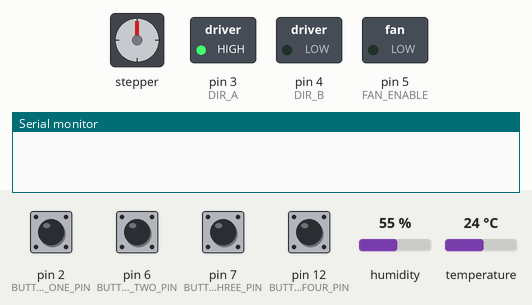
A sketch run on a simulated Arduino Uno, built with avr-gcc and run on an emulated ATmega328P. Parts: stepper motor, switched loads named in the sketch (green lamp = pin HIGH), the last lines printed to the serial monitor. The test bench sets the inputs (shaded band); at power-on: pin 2 (BUTTON_ONE_PIN), pin 6 (BUTTON_TWO_PIN), pin 7 (BUTTON_THREE_PIN), pin 12 (BUTTON_FOUR_PIN) LOW, temperature 24 °C, humidity 55 %. Stepper angles assume 2048 steps per turn.

Above: at 1.2 s.
1.3 s: pin 2 (BUTTON_ONE_PIN) pulled HIGH for 0.15 s
At 2.1 s:
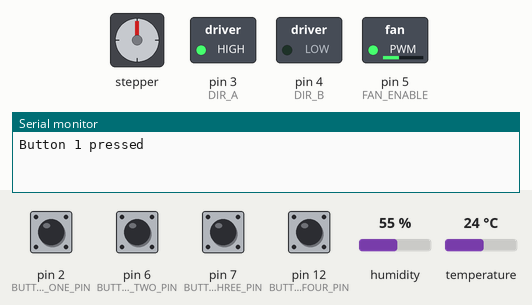
2.9 s: pin 6 (BUTTON_TWO_PIN) pulled HIGH for 0.15 s
At 4.02 s:
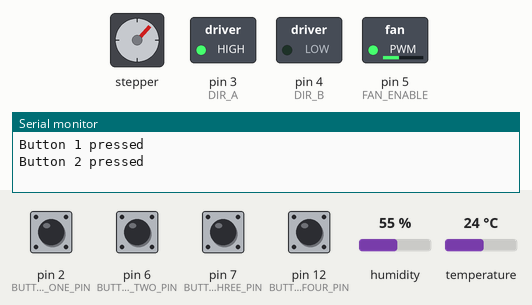
5.9 s: pin 12 (BUTTON_FOUR_PIN) pulled HIGH for 1 s
At 6.99 s:
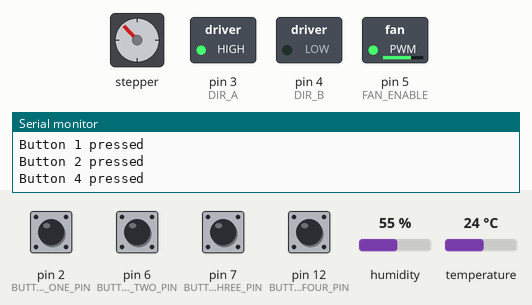
8.9 s: pin 7 (BUTTON_THREE_PIN) pulled HIGH for 1 s
At 9.55 s:
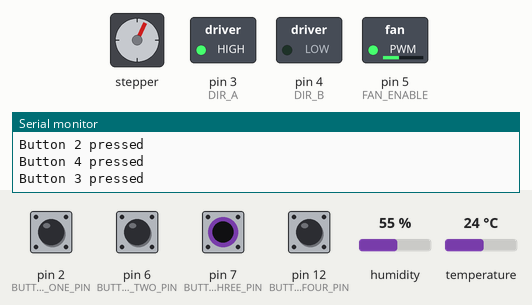
12.9 s: temperature set to 28 °C
At 14.01 s:
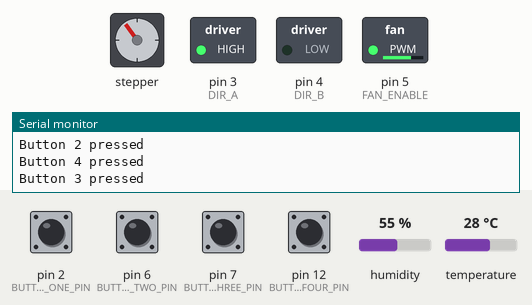
15.9 s: temperature set to 12 °C
At 17.41 s:
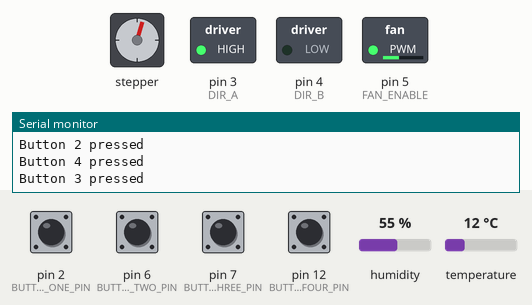
Timing chart, 0 to 19.9 s (numbered marks = the images above; inputs shaded):
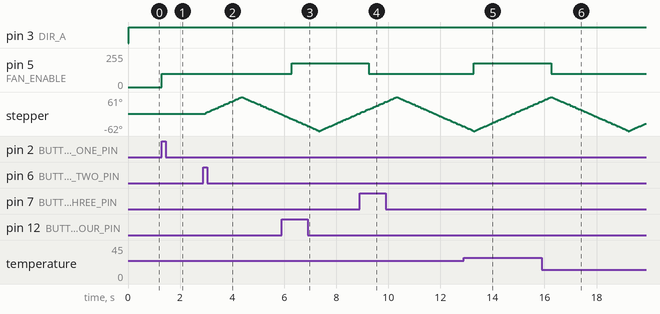

Measured:
- the behaviour switches between 26 and 27 °C on temperature (found by bisection; images 4 and 5)
- after the input at 1.3 s, pin 5 (FAN_ENABLE): 0/255 → 100/255 at once
- after the input at 2.9 s, stepper: turns 61° clockwise in 1.4 s, then 62° counter-clockwise in 1.5 s
- after the input at 5.9 s, pin 5 (FAN_ENABLE): 100/255 → 177/255 after 0.38 s
- after the input at 8.9 s, pin 5 (FAN_ENABLE): 177/255 → 100/255 after 0.36 s
- after the input at 12.9 s, pin 5 (FAN_ENABLE): 100/255 → 177/255 after 0.39 s
- after the input at 15.9 s, pin 5 (FAN_ENABLE): 177/255 → 100/255 after 0.36 s

The sketch:

engr_project.ino
```cpp
#include <Stepper.h>
#include <SimpleDHT.h>
#include <LiquidCrystal.h>

#define DHT11_PIN 13
#define STEPPER_PIN_ONE 8
// power button pin
#define BUTTON_ONE_PIN 2
// oscillation button pin
#define BUTTON_TWO_PIN 6
// automatic button pin
#define BUTTON_THREE_PIN 7
// cycle speed button pin
#define BUTTON_FOUR_PIN 12
#define FAN_ENABLE 5
#define DIR_A 3
#define DIR_B 4
#define FAN_SPEED_LOW 100
#define FAN_SPEED_MIDDLE 177
#define FAN_SPEED_HIGH 255
// number of steps per revolution of internal shaft
#define STEPS 32
// speed at which stepper motor rotates
#define STEPPER_SPEED 500
// number of steps that the motor will take. 2048 is one revolution.
#define STEPS_TO_TAKE 700
#define STEP_INTERVAL 50

void pollButtonStates();
void oscillate();
// set the fan speed based on the temperature of the room
void setFanSpeedAuto(int temp);
// sets the fan speed based on what the user has cycled through
void setFanSpeedManual();
void powerOff();

Stepper stepper(STEPS, STEPPER_PIN_ONE, STEPPER_PIN_ONE + 2, STEPPER_PIN_ONE + 1, STEPPER_PIN_ONE + 3);
SimpleDHT11 dht11;

// 0 indicates off, 1 indicates on
int isOn;
// 0 indicates off, 1 indicates on
int isOscillating;
// 0 indicates off, 1 indicates on
int isAutomatic;
// keeps track of the fan speed that the user is cycling. through. Will be set to whatever the automatic fan speed last was
int currentManualFanSpeed;
// tracks the amount of steps that the stepper motor has taken up until it reaches STEPS_TO_TAKE
int numSteps;
// +1 for clockwise, -1 for counterclockwise
int oscillation_direction;

// 0 indicates not pressed, 1 indicates is pressed
int buttonOneState;			// button for toggling power
int buttonTwoState;			// button for toggling oscillation
int buttonThreeState;		// button for toggling automatic fan speeds
int buttonFourState;		// button for manually cycling speeds

void setup() {
	isOn = 0;
	isOscillating = 0;
	isAutomatic = 0;
	currentManualFanSpeed = FAN_SPEED_LOW;
	// begin the oscillation motion in the center of the oscillation swivel
	numSteps = STEPS_TO_TAKE / 2;
	oscillation_direction = 1;

	buttonOneState = 0;
	buttonTwoState = 0;
	buttonThreeState = 0;
	buttonFourState = 0;

  	pinMode(FAN_ENABLE, OUTPUT);
  	pinMode(DIR_A, OUTPUT);
  	pinMode(DIR_B, OUTPUT);

  	stepper.setSpeed(STEPPER_SPEED);

  	pinMode(BUTTON_ONE_PIN, INPUT);
  	pinMode(BUTTON_TWO_PIN, INPUT);
  	pinMode(BUTTON_THREE_PIN, INPUT);
  	pinMode(BUTTON_FOUR_PIN, INPUT);

  	// initialize the serial port
  	Serial.begin(9600);
}

void loop() {
	byte temperature = 0;
	byte humidity = 0;
	byte data[40] = {0};

 	// read temperature and humidity data from the DHT11 sensor
 	if (dht11.read(DHT11_PIN, &temperature, &humidity, data)) {
    	Serial.print("Read DHT11 failed\n");
    	return;
  	}

  	// get the state of all of the buttons
  	pollButtonStates();

	digitalWrite(DIR_A, HIGH);

	if (isOn) {
		if (isOscillating) {
			oscillate();
		}
		if (isAutomatic) {
			setFanSpeedAuto(temperature);
		} else {
			setFanSpeedManual();
		}
	} else {
		powerOff();
	}
}

void pollButtonStates() {
	// power button
	if (digitalRead(BUTTON_ONE_PIN) == HIGH) {
		if (buttonOneState == 0) {
			buttonOneState = 1;

			isOn = (isOn == 0) ? 1 : 0;
			Serial.println("Button 1 pressed");
		}
	} else {
		buttonOneState = 0;
	}
	// oscillation button
	if (digitalRead(BUTTON_TWO_PIN) == HIGH) {
		if (buttonTwoState == 0) {
			buttonTwoState = 1;

			isOscillating = (isOscillating == 0) ? 1 : 0;
			Serial.println("Button 2 pressed");
		}
	} else {
		buttonTwoState = 0;
	}
	// automatic speed button
	if (digitalRead(BUTTON_THREE_PIN) == HIGH) {
		if (buttonThreeState == 0) {
			buttonThreeState = 1;

			isAutomatic = (isAutomatic == 0) ? 1 : 0;
			Serial.println("Button 3 pressed");
		}
	} else {
		buttonThreeState = 0;
	}
	// manually cycle speeds
	if (digitalRead(BUTTON_FOUR_PIN) == HIGH) {
		if (buttonFourState == 0) {
			buttonFourState = 1;

			// the fan speed will stop being automatic
			isAutomatic = 0;

			// cycle fan speed
			switch (currentManualFanSpeed) {
			case FAN_SPEED_LOW:
				currentManualFanSpeed = FAN_SPEED_MIDDLE;
				break;
			case FAN_SPEED_MIDDLE:
				currentManualFanSpeed = FAN_SPEED_HIGH;
				break;
			case FAN_SPEED_HIGH:
				currentManualFanSpeed = FAN_SPEED_LOW;
				break;
			default:
				// should be impossible to get here
				break;
			}

			Serial.println("Button 4 pressed");
		}
	} else {
		buttonFourState = 0;
	}
}

void oscillate() {
	if (numSteps >= STEPS_TO_TAKE) {
		numSteps = 0;
		oscillation_direction *= -1;
	}

	stepper.step(STEP_INTERVAL * oscillation_direction);

	numSteps += STEP_INTERVAL;
}

/*
sets the fan speed based on the current temperature read by the DHT11.
Temperature is in celcius
*/
void setFanSpeedAuto(int temp) {
	if (temp <= 26) {
		currentManualFanSpeed = FAN_SPEED_LOW;
		analogWrite(FAN_ENABLE, FAN_SPEED_LOW);
	} else if (temp <= 30) {
		currentManualFanSpeed = FAN_SPEED_MIDDLE;
		analogWrite(FAN_ENABLE, FAN_SPEED_MIDDLE);
	} else {
		currentManualFanSpeed = FAN_SPEED_HIGH;
		analogWrite(FAN_ENABLE, FAN_SPEED_HIGH);
	}
}

void setFanSpeedManual() {
	analogWrite(FAN_ENABLE, currentManualFanSpeed);
}

void returnToCenter() {
	if (numSteps < STEPS_TO_TAKE / 2) {
		stepper.step(oscillation_direction * ((STEPS_TO_TAKE / 2) - numSteps));
	} else if (numSteps > STEPS_TO_TAKE / 2) {
		oscillation_direction *= -1;
		stepper.step(oscillation_direction * (numSteps - (STEPS_TO_TAKE / 2)));
	}
}

void powerOff() {
	// shut fan off
	digitalWrite(FAN_ENABLE, LOW);

	if (numSteps != STEPS_TO_TAKE / 2) {
		returnToCenter();
		numSteps = STEPS_TO_TAKE / 2;
	} else {
		// reset all values
		isOscillating = 0;
		isAutomatic = 0;
		currentManualFanSpeed = FAN_SPEED_LOW;
		numSteps = STEPS_TO_TAKE / 2;
		int oscillation_direction = 1;
	}
}
```
